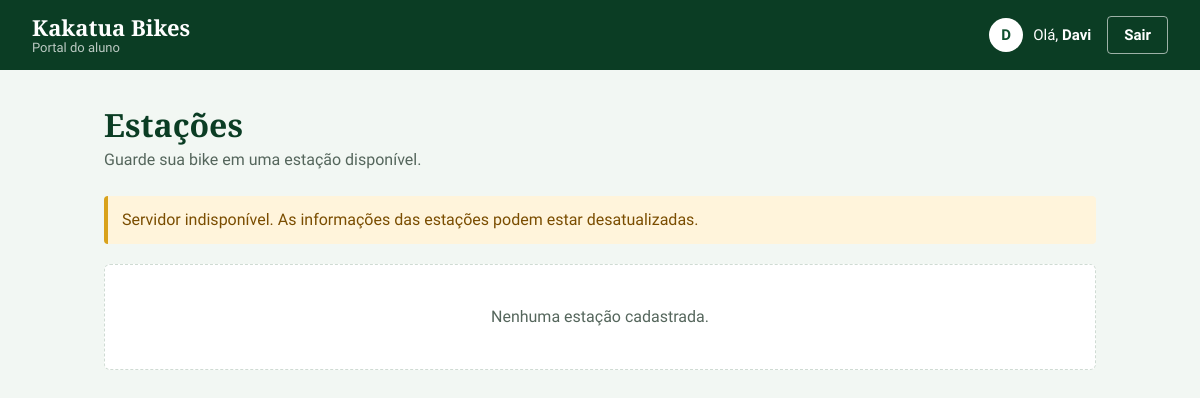
/page2/ (signed in), run on an earlier commit of the app's database.
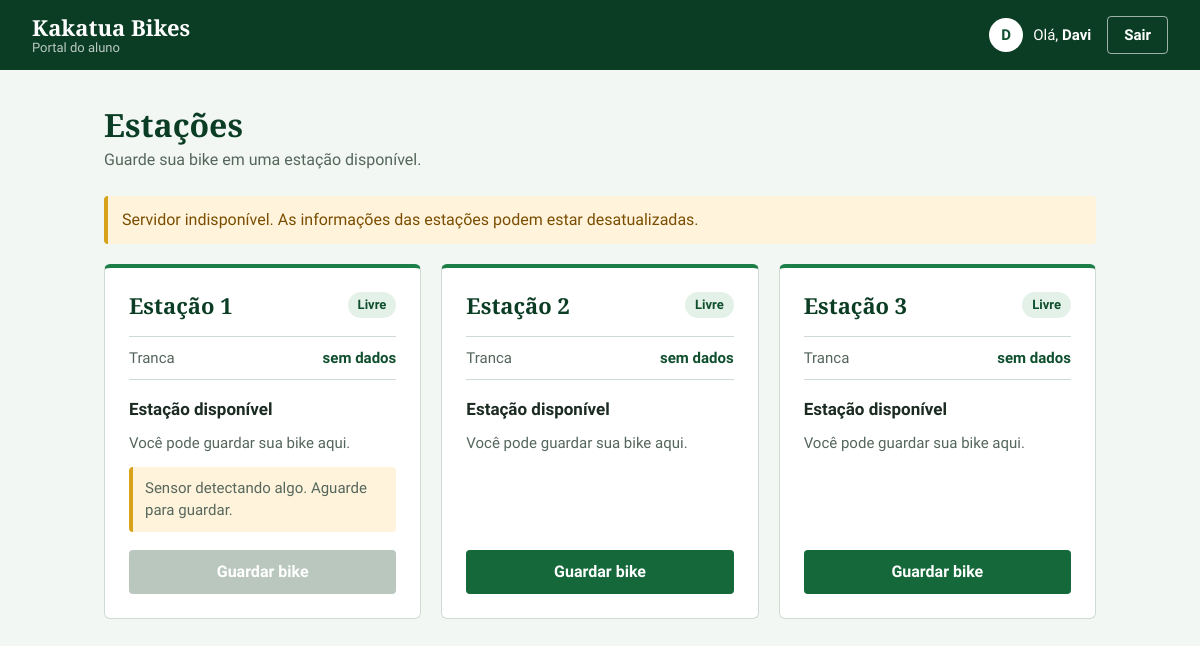
And on a later commit of the database.
### kakatuasoft/models.py (models this page shows, shortened)
class Usuario(models.Model):
    Login = models.CharField(max_length=50, unique=True)
    Senha = models.CharField(max_length=128)
    id_tranca = models.IntegerField(default=0)
    estado_tranca = models.IntegerField(default=0)
    tranca_reservada = models.IntegerField(default=0)

class Estacao(models.Model):
    nome = models.CharField(max_length=50)
    ocupada_por = models.ForeignKey(
        Usuario,
        null=True, blank=True,
        on_delete=models.SET_NULL,
        related_name="estacoes_ocupadas",
    )
    ocupada_em = models.DateTimeField(null=True, blank=True)
    @property
    def livre(self):
        return self.ocupada_por_id is None

### kakatuasoft/views.py (the view)
# urls.py: path('page2/', views.page2, name='page2'),
@login_necessario
def page2(request):
    estacoes = list(Estacao.objects.all().order_by('id'))
    estado = _estado_servidor(estacoes)
    for e in estacoes:
        e.tranca = estado['trancas'].get(e.pk)
        e.sensor_bloqueia = estado['sensor_bloqueia'][e.pk]
    return render(request, 'page2.html', {
        'usuario': request.usuario,
        'estacoes': estacoes,
        'bloqueada': estado['bloqueada'],
    })

### kakatuasoft/servidor.py (called while the page is built)
def _get(path):
    try:
        r = requests.get(SERVIDOR_URL + path, headers=HEADERS, timeout=3)
        r.raise_for_status()
        return r.json()
    except Exception as e:
        print(f"Erro ao consultar {path}: {e}")
        return None

def consultar_estacao():
    dados = _get("estacao/")
    return None if dados is None else bool(dados.get("bloqueada", False))

### kakatuasoft/views.py (called while the page is built, shortened)
def login_necessario(view):
    @wraps(view)
    def wrapper(request, *args, **kwargs):
        usuario_id = request.session.get('usuario_id')
        if not usuario_id:
            return redirect('page1')
        try:
            request.usuario = Usuario.objects.get(id=usuario_id)
        except Usuario.DoesNotExist:
            request.session.flush()
            return redirect('page1')
        return view(request, *args, **kwargs)
    return wrapper

def _sensor_bloqueia(pk, tranca):
    if pk not in ESTACOES_COM_SENSOR:
        return False
    if tranca is None:
        return True
    return str(tranca.get('estado')).strip().lower() in ESTADOS_DETECTANDO

def _estado_servidor(estacoes):
    bloqueada = consultar_estacao()
    if bloqueada is None:  # servidor indisponível
        return {
            'bloqueada': None,
            'trancas': {},
            'sensor_bloqueia': {e.pk: _sensor_bloqueia(e.pk, None) for e in estacoes},
        }

### kakatuasoft/templates/page2.html (shortened to what this page needs)
<!DOCTYPE html>
<html lang="pt-br">
<head>
</head>
<body>
    <nav class="navbar">
        <div class="marca">
            Kakatua Bikes
            <span>Portal do aluno</span>
        </div>
        <div class="navbar-usuario">
            <div class="usuario">
                <div class="avatar" aria-hidden="true">{{ usuario.Login|first|upper }}</div>
                <span class="nome-completo">Olá, <strong>{{ usuario.Login }}</strong></span>
            </div>
            <form action="{% url 'logout' %}" method="post" style="margin: 0;">
                <button type="submit" class="btn-sair">Sair</button>
            </form>
        </div>
    </nav>
    <main class="main-content">
        <div class="cabecalho">
            <div>
                <h1>
                    <span class="txt-normal">Estações</span>
                </h1>
                <p class="txt-normal">Guarde sua bike em uma estação disponível.</p>
            </div>
        </div>
        <p id="banner-bloqueio" class="banner" role="status" {% if bloqueada is not None %}hidden{% endif %}>
            Servidor indisponível. As informações das estações podem estar desatualizadas.
        </p>
        <div class="grade">
            {% for estacao in estacoes %}
                {% if estacao.livre %}
                    <section class="card-estacao" data-situacao="livre">
                {% elif estacao.ocupada_por == usuario %}
                    <section class="card-estacao" data-situacao="sua">
                {% else %}
                    <section class="card-estacao" data-situacao="ocupada">
                {% endif %}
                    <div class="card-topo">
                        <h2>{{ estacao.nome }}</h2>
                        {% if estacao.livre %}
                            <span class="selo">Livre</span>
                        {% elif estacao.ocupada_por == usuario %}
                            <span class="selo selo-sua">Sua bike</span>
                        {% else %}
                            <span class="selo selo-ocupada">Em uso</span>
                        {% endif %}
                    </div>
                    <p class="tranca-info">
                        Tranca
                        <span class="tranca" data-id="{{ estacao.pk }}"{% if estacao.tranca %} data-estado="{{ estacao.tranca.estado }}"{% endif %}>
                            {% if estacao.tranca %}{{ estacao.tranca.estado }}{% if estacao.tranca.reservada %} (reservada){% endif %}{% else %}sem dados{% endif %}
                        </span>
                    </p>
                    <div class="card-corpo">
                        {% if estacao.livre %}
                            <h3>Estação disponível</h3>
                            <p>Você pode guardar sua bike aqui.</p>
                            <p class="aviso-sensor" data-id="{{ estacao.pk }}"
                               {% if not estacao.sensor_bloqueia %}hidden{% endif %}>
                                Sensor detectando algo. Aguarde para guardar.
                            </p>
                            <form method="post" action="{% url 'ocupar_estacao' estacao.pk %}">
                                <button type="submit" class="btn-acao btn-armazenar" data-id="{{ estacao.pk }}"
                                        {% if estacao.sensor_bloqueia %}disabled{% endif %}>Guardar bike</button>
                            </form>
                        {% else %}
                            <h3>Estação em uso</h3>
                            <p>Esta estação está sendo usada por outro usuário.</p>
                        {% endif %}
                    </div>
                </section>
            {% empty %}
                <div class="vazio">
                    <p>Nenhuma estação cadastrada.</p>
                </div>
            {% endfor %}
        </div>
    </main>
</body>
</html>

### kakatuasoft/templates/page2.html (style rules this page uses)
:root { --verde-900: #0b3d24; --verde-800: #0f4f2e; --verde-700: #14683a; --verde-600: #1b7f47; --verde-100: #e4f1e8; --verde-50: #f2f7f3; --texto: #1c2b22; --texto-suave:#55665c; --borda: #cfdbd3; --erro: #a8201a; --erro-escuro:#85160f; --erro-fundo: #fcebea; --alerta: #7a4d00; --alerta-fundo:#fff4db; --alerta-borda:#d9a21b; --fonte-titulo: 'Source Serif 4', Georgia, 'Times New Roman', serif; --fonte-texto: 'Source Sans 3', 'Segoe UI', system-ui, -apple-system, sans-serif; }
* { margin: 0; padding: 0; box-sizing: border-box; }
body { min-height: 100vh; font-family: var(--fonte-texto); font-size: 16px; line-height: 1.5; color: var(--texto); background: var(--verde-50); }
.navbar { position: sticky; top: 0; z-index: 1000; display: flex; justify-content: space-between; align-items: center; gap: 16px; padding: 14px 32px; background: var(--verde-900); color: #fff; }
.marca { font-family: var(--fonte-titulo); font-size: 22px; font-weight: 700; line-height: 1.2; }
.marca span { display: block; font-family: var(--fonte-texto); font-size: 13px; font-weight: 400; color: rgba(255, 255, 255, 0.72); }
.navbar-usuario { display: flex; align-items: center; gap: 16px; }
.usuario { display: flex; align-items: center; gap: 10px; font-size: 15px; }
.avatar { width: 34px; height: 34px; border-radius: 50%; display: grid; place-items: center; background: #fff; color: var(--verde-800); font-weight: 600; font-size: 15px; }
.usuario strong { font-weight: 600; }
.btn-sair { height: 38px; padding: 0 16px; background: transparent; color: #fff; border: 1.5px solid rgba(255, 255, 255, 0.6); border-radius: 4px; cursor: pointer; font-family: inherit; font-size: 15px; font-weight: 600; transition: background 0.15s, border-color 0.15s; }
.main-content { width: 100%; max-width: 1040px; margin: 0 auto; padding: 36px 24px 56px; }
.cabecalho { display: flex; flex-wrap: wrap; justify-content: space-between; align-items: flex-end; gap: 12px 24px; margin-bottom: 24px; }
.cabecalho h1 { font-family: var(--fonte-titulo); font-size: 32px; line-height: 1.2; color: var(--verde-900); }
.cabecalho p { color: var(--texto-suave); margin-top: 4px; }
.banner { padding: 12px 14px; margin-bottom: 20px; border-radius: 4px; border-left: 4px solid var(--alerta-borda); background: var(--alerta-fundo); color: var(--alerta); font-weight: 500; }
.grade { display: grid; grid-template-columns: repeat(auto-fill, minmax(300px, 1fr)); gap: 20px; }
.card-estacao { display: flex; flex-direction: column; background: #fff; border: 1px solid var(--borda); border-top: 4px solid var(--verde-600); border-radius: 6px; padding: 24px; }
.card-topo { display: flex; justify-content: space-between; align-items: flex-start; gap: 12px; margin-bottom: 16px; }
.card-estacao h2 { font-family: var(--fonte-titulo); font-size: 22px; line-height: 1.25; color: var(--verde-900); }
.selo { flex-shrink: 0; padding: 3px 10px; border-radius: 999px; font-size: 13px; font-weight: 600; background: var(--verde-100); color: var(--verde-800); }
.tranca-info { display: flex; justify-content: space-between; align-items: center; gap: 12px; padding: 10px 0; margin-bottom: 18px; border-top: 1px solid var(--borda); border-bottom: 1px solid var(--borda); color: var(--texto-suave); font-size: 15px; }
.tranca { font-weight: 600; color: var(--verde-800); }
.card-corpo { display: flex; flex-direction: column; gap: 12px; flex: 1; }
.card-corpo h3 { font-size: 17px; font-weight: 600; line-height: 1.3; color: var(--texto); }
.card-corpo p { color: var(--texto-suave); font-size: 15px; }
.card-corpo form { margin-top: auto; padding-top: 6px; }
.btn-acao, .btn-liberar { width: 100%; height: 44px; border-radius: 4px; cursor: pointer; font-family: inherit; font-size: 16px; font-weight: 600; transition: background 0.15s; }
.btn-acao { background: var(--verde-700); color: #fff; border: none; }
.btn-acao:disabled { background: #b9c7be; color: #fff; cursor: not-allowed; }
.aviso-sensor { padding: 10px 12px; border-radius: 4px; border-left: 4px solid var(--alerta-borda); background: var(--alerta-fundo); color: var(--alerta); font-size: 14px; font-weight: 500; }

What changed in the data, as far as the page shows it:
added Estacao: nome "Estação 1", shows "Livre", shows "sem dados"
added Estacao: nome "Estação 2", shows "Livre", shows "sem dados"
added Estacao: nome "Estação 3", shows "Livre", shows "sem dados"
Also different on the page:
text no longer shown: "Nenhuma estação cadastrada."
